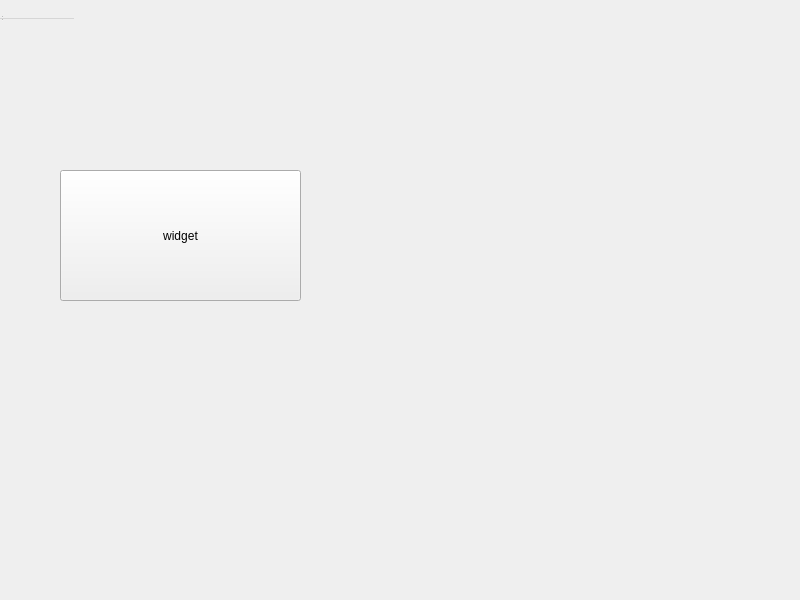
<?xml version="1.0" encoding="UTF-8"?>
<ui version="4.0">
 <class>widget</class>
 <widget class="QWidget" name="widget">
  <property name="geometry">
   <rect>
    <x>0</x>
    <y>0</y>
    <width>800</width>
    <height>600</height>
   </rect>
  </property>
  <property name="windowTitle">
   <string>widget</string>
  </property>
  <widget class="QWidget" name="centralwidget" native="true">
   <property name="geometry">
    <rect>
     <x>0</x>
     <y>0</y>
     <width>100</width>
     <height>30</height>
    </rect>
   </property>
  </widget>
  <widget class="QMenuBar" name="menubar">
   <property name="geometry">
    <rect>
     <x>0</x>
     <y>0</y>
     <width>74</width>
     <height>19</height>
    </rect>
   </property>
  </widget>
  <widget class="QStatusBar" name="statusbar">
   <property name="geometry">
    <rect>
     <x>0</x>
     <y>0</y>
     <width>3</width>
     <height>22</height>
    </rect>
   </property>
  </widget>
  <widget class="QPushButton" name="pushButton_2">
   <property name="geometry">
    <rect>
     <x>190</x>
     <y>180</y>
     <width>80</width>
     <height>22</height>
    </rect>
   </property>
   <property name="text">
    <string>PushButton</string>
   </property>
  </widget>
  <widget class="QPushButton" name="pushButton_3">
   <property name="geometry">
    <rect>
     <x>60</x>
     <y>170</y>
     <width>241</width>
     <height>131</height>
    </rect>
   </property>
   <property name="text">
    <string>widget</string>
   </property>
  </widget>
 </widget>
 <resources/>
 <connections/>
</ui>
